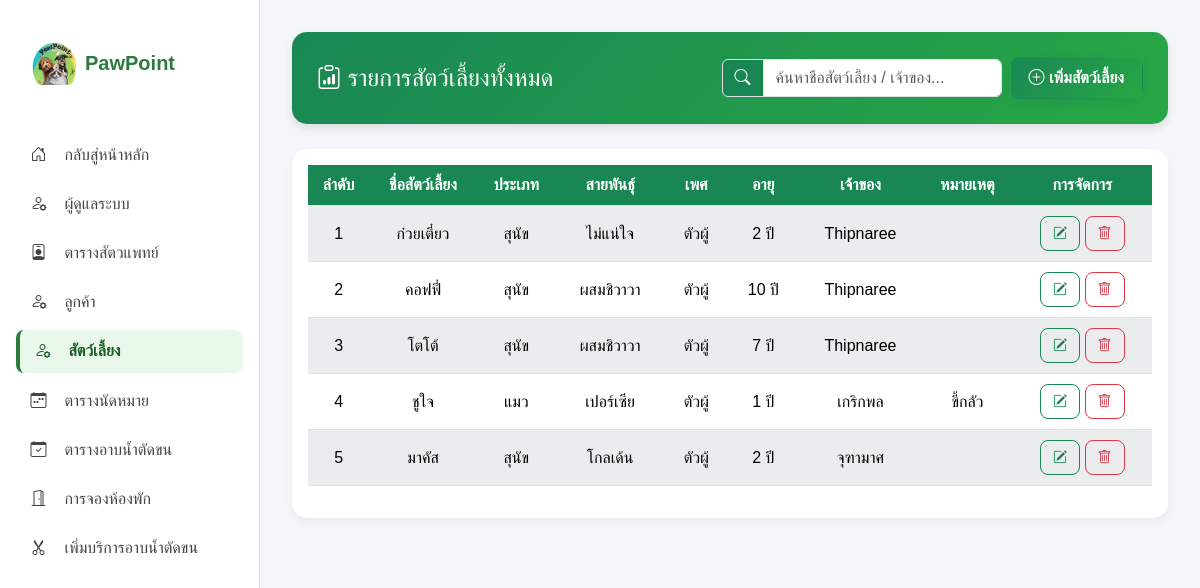
Screenshot of /myadmin/pets.php (signed in) with the database file from the repository.
### tables this page shows
CREATE TABLE `pets` (
  `pet_id` int(11) NOT NULL,
  `user_id` int(11) NOT NULL,
  `pet_name` varchar(100) DEFAULT NULL,
  `species` varchar(50) DEFAULT NULL,
  `breed` varchar(100) NOT NULL,
  `gender` varchar(10) NOT NULL,
  `age` int(11) NOT NULL,
  `note` text NOT NULL
);

CREATE TABLE `users` (
  `user_id` int(11) NOT NULL,
  `username` varchar(50) NOT NULL,
  `password` varchar(255) NOT NULL,
  `email` varchar(100) NOT NULL,
  `phone` varchar(20) NOT NULL,
  `address` text NOT NULL,
  `created_at` timestamp NOT NULL DEFAULT current_timestamp(),
  `status` enum('active','inactive') DEFAULT 'active'
);

### myadmin/pets.php (the view, shortened to what this page needs)
<?php
include '../myadmin/config/db.php';
$search = isset($_GET['search']) ? trim($_GET['search']) : '';
if ($search !== '') {
    $stmt = $conn->prepare("
        SELECT p.pet_id, p.pet_name, p.species, p.breed, p.gender, p.age, p.note, u.username
        FROM pets p
        JOIN users u ON p.user_id = u.user_id
        WHERE p.pet_name LIKE :search OR u.username LIKE :search
        ORDER BY p.pet_id DESC
    ");
    $stmt->execute(['search' => "%$search%"]);
} else {
    $stmt = $conn->prepare("
        SELECT p.pet_id, p.pet_name, p.species, p.breed, p.gender, p.age, p.note, u.username
        FROM pets p
        JOIN users u ON p.user_id = u.user_id
        ORDER BY p.pet_id DESC
    ");
    $stmt->execute();
}
$pets = $stmt->fetchAll(PDO::FETCH_ASSOC);
?>
<!DOCTYPE html>
<html lang="th">
<head>
    <link rel="stylesheet" href="https://cdn.jsdelivr.net/npm/bootstrap@5.3.3/dist/css/bootstrap.min.css">
    <link rel="stylesheet" href="https://cdn.jsdelivr.net/npm/bootstrap-icons@1.11.1/font/bootstrap-icons.css">
</head>
<body>
    <?php include 'sidebar.php'; ?>
    <div class="main-content">
        <div class="page-header d-flex flex-wrap justify-content-between align-items-center">
            <h4 class="mb-0">
                <i class="bi bi-clipboard-data"></i> รายการสัตว์เลี้ยงทั้งหมด
            </h4>
            <form method="GET" class="d-flex align-items-center gap-2 mt-3 mt-md-0">
                <div class="input-group" style="width: 280px;">
                    <span class="input-group-text bg-success text-white">
                        <i class="bi bi-search"></i>
                    </span>
                    <input type="text" name="search" class="form-control"
                        placeholder="ค้นหาชื่อสัตว์เลี้ยง / เจ้าของ..." value="<?= htmlspecialchars($search) ?>">
                </div>
                <a href="add_pet.php" class="btn btn-add">
                    <i class="bi bi-plus-circle"></i> เพิ่มสัตว์เลี้ยง
                </a>
            </form>
        </div>
        <div class="card p-3">
            <?php if (count($pets) == 0): ?>
                <div class="text-center text-muted py-5">
                    <i class="bi bi-emoji-frown fs-1"></i>
                    <p class="mt-2">ไม่พบข้อมูลสัตว์เลี้ยง</p>
                    <a href="add_pet.php" class="btn btn-add"><i class="bi bi-plus-circle"></i> เพิ่มข้อมูลใหม่</a>
                </div>
            <?php else: ?>
                <div class="table-responsive">
                    <table class="table table-striped align-middle">
                        <thead>
                            <tr>
                                <th>ลำดับ</th>
                                <th>ชื่อสัตว์เลี้ยง</th>
                                <th>ประเภท</th>
                                <th>สายพันธุ์</th>
                                <th>เพศ</th>
                                <th>อายุ</th>
                                <th>เจ้าของ</th>
                                <th>หมายเหตุ</th>
                                <th>การจัดการ</th>
                            </tr>
                        </thead>
                        <tbody>
                            <?php $i = 1;
                            foreach ($pets as $pet): ?>
                                <tr>
                                    <td><?= $i++ ?></td>
                                    <td><?= htmlspecialchars($pet['pet_name']) ?></td>
                                    <td><?= htmlspecialchars($pet['species']) ?></td>
                                    <td><?= htmlspecialchars($pet['breed']) ?></td>
                                    <td><?= htmlspecialchars($pet['gender']) ?></td>
                                    <td><?= htmlspecialchars($pet['age']) ?> ปี</td>
                                    <td><?= htmlspecialchars($pet['username']) ?></td>
                                    <td><?= htmlspecialchars($pet['note']) ?></td>
                                    <td>
                                        <a href="edit_pet.php?id=<?= $pet['pet_id'] ?>"
                                            class="btn btn-outline-success btn-action btn-sm">
                                            <i class="bi bi-pencil-square"></i>
                                        </a>
                                        <button class="btn btn-outline-danger btn-action btn-sm"
                                            onclick="confirmDelete(<?= $pet['pet_id'] ?>)">
                                            <i class="bi bi-trash"></i>
                                        </button>
                                    </td>
                                </tr>
                            <?php endforeach; ?>
                        </tbody>
                    </table>
                </div>
            <?php endif; ?>
        </div>
    </div>
</body>
</html>

### myadmin/pets.php (style rules this page uses)
:root { --sidebar-width: 280px; }
body { background-color: #f4f6f9; font-family: 'Prompt', sans-serif; }
.main-content { margin-left: var(--sidebar-width); padding: 20px 40px; min-height: 100vh; }
.page-header { background: linear-gradient(135deg, #198754, #28a745); color: #fff; padding: 25px; border-radius: 15px; margin-bottom: 25px; box-shadow: 0 4px 10px rgba(0, 0, 0, 0.1); }
.input-group { width: 300px; max-width: 100%; }
.btn-add { background: linear-gradient(135deg, #198754, #28a745); color: white; border-radius: 10px; font-weight: 600; padding: 8px 18px; transition: 0.3s; box-shadow: 0 4px 10px rgba(25, 135, 84, 0.3); white-space: nowrap; }
.card { border: none; border-radius: 15px; box-shadow: 0 4px 10px rgba(0, 0, 0, 0.05); overflow-x: auto; }
.table th { background-color: #198754; color: white; text-align: center; vertical-align: middle; }
.table td { text-align: center; vertical-align: middle; padding: 10px 12px; }
.table-striped>tbody>tr:nth-of-type(odd)>* { background-color: #f8f9fa; }
.btn-action { border-radius: 8px; font-weight: 500; padding: 6px 12px; }

### myadmin/sidebar.php (style rules this page uses)
.main-content { margin-left: 260px; padding: 2rem; flex: 1; }

### rows the page displays
pets: pet_name "ก๋วยเตี๋ยว", species "สุนัข", breed "ไม่แน่ใจ", gender "ตัวผู้", age "2", user.username "Thipnaree"
pets: pet_name "คอฟฟี่", species "สุนัข", breed "ผสมชิวาวา", gender "ตัวผู้", age "10", user.username "Thipnaree"
pets: pet_name "โตโต้", species "สุนัข", breed "ผสมชิวาวา", gender "ตัวผู้", age "7", user.username "Thipnaree"
pets: pet_name "ชูใจ", species "แมว", breed "เปอร์เซีย", gender "ตัวผู้", age "1", user.username "เกริกพล", note "ขี้กลัว"
pets: pet_name "มาคัส", species "สุนัข", breed "โกลเด้น", gender "ตัวผู้", age "2", user.username "จุฑามาศ"
